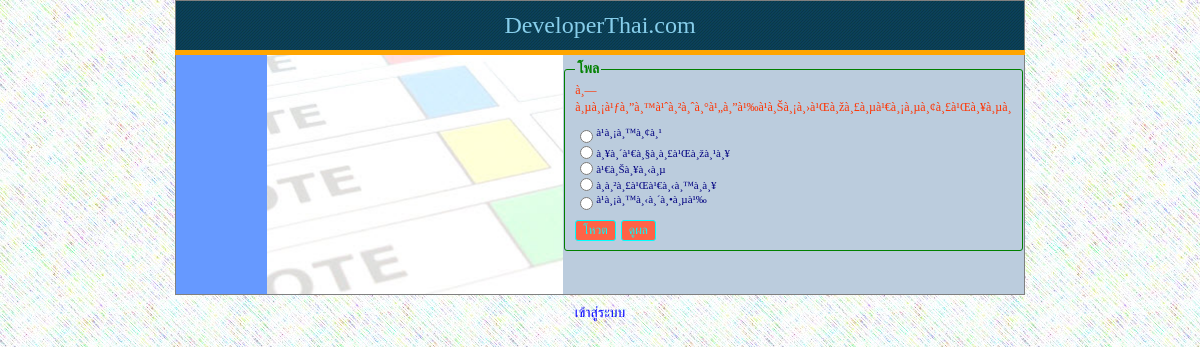
The page / on the database its author committed.
### tables this page shows
CREATE TABLE IF NOT EXISTS `poll_topic` (
  `topic_id` smallint(5) unsigned NOT NULL DEFAULT '0',
  `topic_text` varchar(250) DEFAULT NULL,
  `status` set('active','inactive') DEFAULT NULL
);

CREATE TABLE IF NOT EXISTS `poll_choice` (
  `choice_id` mediumint(8) unsigned NOT NULL DEFAULT '0',
  `topic_id` smallint(5) unsigned DEFAULT NULL,
  `choice_text` varchar(250) DEFAULT NULL,
  `score` mediumint(8) unsigned DEFAULT NULL,
  `graph_color` varchar(7) DEFAULT NULL
);

### index.php (the view, shortened to what this page needs)
<!doctype html>
<html>
<head>
</head>
<body>
<table id="container">
<tr><td colspan="3" id="header"><h1>DeveloperThai.com</h1></td></tr>
<tr>
	<td id="left-side">&nbsp;</td>
    <td id="content">&nbsp;</td>
    <td id="right-side">
  	<?php
	include "dblink.php";
	$sql = "SELECT * FROM poll_topic WHERE status = 'active' LIMIT 1";
	$rs = mysqli_query($link, $sql);
	if(mysqli_num_rows($rs) != 0) {
		echo '<fieldset id="poll"><legend>โพล</legend>';
		$data = mysqli_fetch_array($rs);
		echo '<span id="poll-topic">'.$data['topic_text'] . "</span><br>";
		echo '<div id="poll-choice">';
		$topic_id = $data['topic_id'];
		$sql = "SELECT * FROM poll_choice WHERE topic_id = '$topic_id'";
		$rs = mysqli_query($link, $sql);
		while($data = mysqli_fetch_array($rs)) {
			$cid = $data['choice_id'];
			$ch = $data['choice_text'];
			echo "<input type=\"radio\" name=\"choice\" value=\"$cid\">$ch<br>";
		}
		echo "<button data-id=\"$topic_id\" id=\"bt-vote\">โหวต</button>";
		echo "<button data-id=\"$topic_id\" id=\"bt-result\">ดูผล</button>";
		echo "</div>";
		echo "</fieldset>";
	}
	?> <br><br>
    </td>
</tr>
</table>
<?php
if(isset($_SESSION['admin'])) {
?>
	<a href="new-topic.php">เพิ่มหัวข้อโพล</a> -
	<a href="manage-poll.php">จัดการโพล</a> -
	<a href="logout.php">ออกจากระบบ</a>
<?php
}
else {
?>
	<a href="login.php">เข้าสู่ระบบ</a>
<?php
}
?>
</body>
</html>

### global.css (style rules this page uses)
* { font: 14px tahoma; }
body { background: url(images/bg.jpg); text-align: center; margin: 0px; min-width: 500px; }
h1 { color: skyblue; font-size: 24px !important; margin: 10px; }
table#container { border-collapse: collapse; margin: auto; width: 850px; margin-bottom: 10px; border: solid 1px gray; }
td#header { width: 850px; background: #555 url(images/bg-header.jpg); border-bottom: solid 5px orange; }
td#left-side { width: 150px; background: #69f; }
td#content { width: 500px; background: #fff; }
td#right-side { width: 200px; background: #bcd; text-align: left; }
a { color: blue; text-decoration: none; }

### index.php (style rules this page uses)
#content { background: url(images/vote.jpg) center center no-repeat !important; }
fieldset * { font-size: 12px !important; }
fieldset { width: 160px; text-align: left; margin: 5px auto 10px; border-radius: 3px; border: solid 1px green; }
legend { color: green; font: bold 14px tahoma !important; }
button { margin-right: 5px; margin-top: 10px; background: tomato; color: cyan; border-radius: 3px; border: solid 1px aqua; padding: 2px 7px; }
span#poll-topic { font: 12px tahoma !important; color: #f30; }
div#poll-choice { margin-top: 5px; font-size: 11px !important; color: navy !important; }
[type=radio] { vertical-align: bottom; }
a { color: blue; text-decoration: none; }

### rows shown on the page
poll_topic: topic_text "à¸—à¸µà¸¡à¹ƒà¸”à¸™à¹ˆà¸²à¸ˆà¸°à¹„à¸”à¹‰à¹à¸Šà¸¡à¸›à¹Œà¸žà¸£à¸µà¹€à¸¡à¸µà¸¢à¸£à¹Œà¸¥à¸µà¸"
poll_choice: choice_text "à¹à¸¡à¸™à¸¢à¸¹"
poll_choice: choice_text "à¸¥à¸´à¹€à¸§à¸­à¸£à¹Œà¸žà¸¹à¸¥"
poll_choice: choice_text "à¹€à¸Šà¸¥à¸‹à¸µ"
poll_choice: choice_text "à¸­à¸²à¸£à¹Œà¹€à¸‹à¸™à¸­à¸¥"
poll_choice: choice_text "à¹à¸¡à¸™à¸‹à¸´à¸•à¸µà¹‰"
